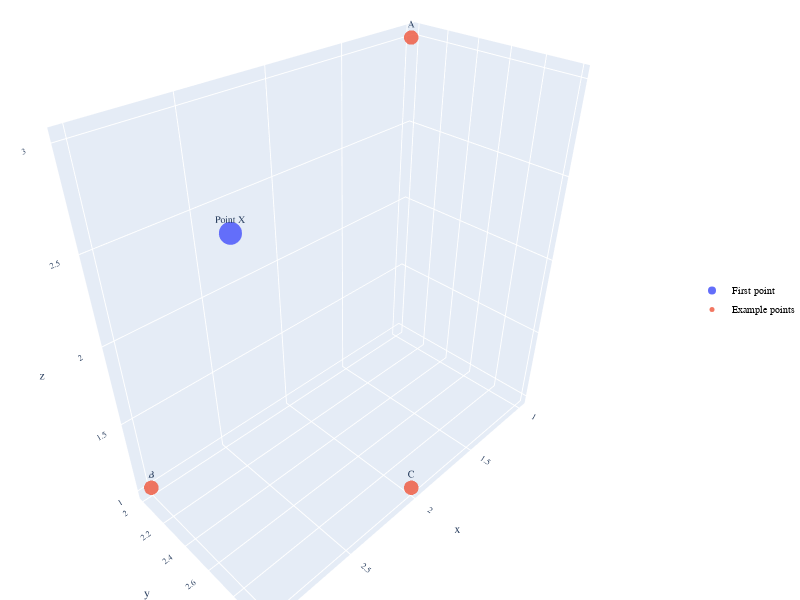

Notebook cell for this chart:
### Code cell
plot_figure = go.Figure(data = [plot_data_1, plot_data_2], layout = layout)
plot_figure.show()

### Figure 1 — Plotly figure (JSON) as saved in the notebook; plotly's stock layout.template omitted (floating-point values rounded to 4 significant figures)
{"data": [{"marker": {"color": 1, "opacity": 1, "size": 8}, "mode": "markers+text", "name": "First point", "text": ["Point X"], "textfont": {"size": 10}, "textposition": "top center", "type": "scatter3d", "x": [3], "y": [3], "z": [3]}, {"marker": {"color": 2, "opacity": 0.8, "size": 5}, "mode": "markers+text", "name": "Example points", "text": ["A", "B", "C"], "textfont": {"size": 10}, "textposition": "top center", "type": "scatter3d", "x": [1, 3, 2], "y": [2, 2, 3], "z": [3, 1, 1]}], "layout": {"font": {"family": "Arial", "size": 10}, "height": 600, "legend": {"font": {"color": "black"}, "x": 1, "y": 0.5}, "margin": {"b": 0, "l": 0, "r": 0, "t": 0}, "showlegend": true, "width": 800}}
